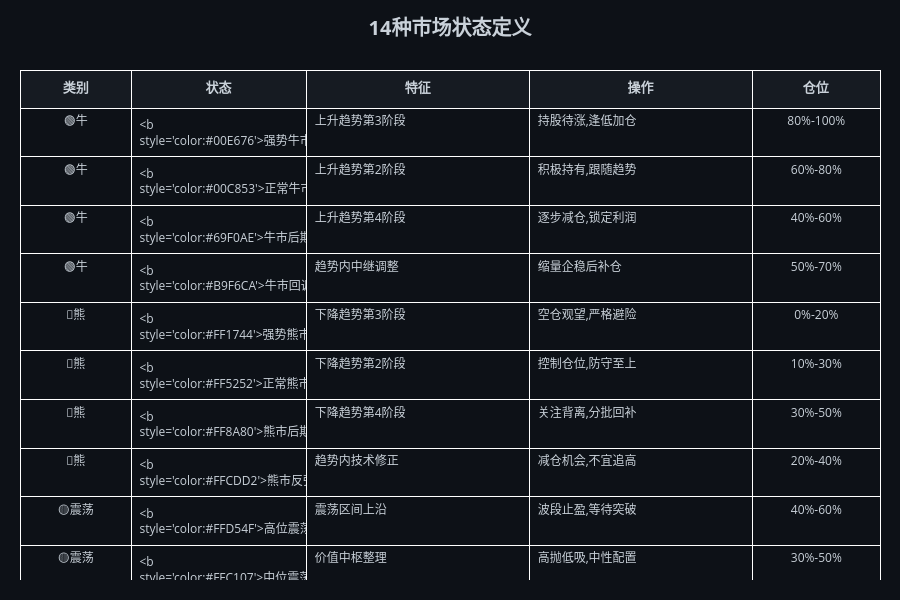

The cell this chart's notebook holds for it:
### Markdown cell above
---

## 8️⃣ 14种市场状态定义

TRQuant 市场状态分类体系标准定义。

### Code cell
# 14种市场状态定义
fig_states = plot_14_states_definition()
fig_states.show()

### Figure 1 — Plotly figure (JSON) as saved in the notebook; plotly's stock layout.template omitted (floating-point values rounded to 4 significant figures)
{"data": [{"cells": {"align": ["center", "left", "left", "left", "center"], "fill": {"color": "#0d1117"}, "font": {"color": "#c9d1d9", "size": 12}, "height": 30, "values": [["🟢牛", "🟢牛", "🟢牛", "🟢牛", "🔴熊", "🔴熊", "🔴熊", "🔴熊", "🟡震荡", "🟡震荡", "🟡震荡", "🟡震荡", "🔵转折", "🔵转折"], ["<b style='color:#00E676'>强势牛市</b>", "<b style='color:#00C853'>正常牛市</b>", "<b style='color:#69F0AE'>牛市后期</b>", "<b style='color:#B9F6CA'>牛市回调</b>", "<b style='color:#FF1744'>强势熊市</b>", "<b style='color:#FF5252'>正常熊市</b>", "<b style='color:#FF8A80'>熊市后期</b>", "<b style='color:#FFCDD2'>熊市反弹</b>", "<b style='color:#FFD54F'>高位震荡</b>", "<b style='color:#FFC107'>中位震荡</b>", "<b style='color:#FFCA28'>低位震荡</b>", "<b style='color:#FFE082'>宽幅震荡</b>", "<b style='color:#448AFF'>底部反转</b>", "<b style='color:#F44336'>顶部反转</b>"], ["上升趋势第3阶段", "上升趋势第2阶段", "上升趋势第4阶段", "趋势内中继调整", "下降趋势第3阶段", "下降趋势第2阶段", "下降趋势第4阶段", "趋势内技术修正", "震荡区间上沿", "价值中枢整理", "震荡区间下沿", "波动率放大阶段", "趋势由降转升", "趋势由升转降"], ["持股待涨,逢低加仓", "积极持有,跟随趋势", "逐步减仓,锁定利润", "缩量企稳后补仓", "空仓观望,严格避险", "控制仓位,防守至上", "关注背离,分批回补", "减仓机会,不宜追高", "波段止盈,等待突破", "高抛低吸,中性配置", "逢低吸纳,注意破位", "轻仓交易,扩大止损", "确认信号,右侧建仓", "果断离场,现金为王"], ["80%-100%", "60%-80%", "40%-60%", "50%-70%", "0%-20%", "10%-30%", "30%-50%", "20%-40%", "40%-60%", "30%-50%", "40%-60%", "30%-50%", "50%-70%", "20%-40%"]]}, "columnwidth": [70, 110, 140, 140, 80], "header": {"align": "center", "fill": {"color": "#161b22"}, "font": {"color": "#c9d1d9", "size": 13}, "height": 38, "values": ["<b>类别</b>", "<b>状态</b>", "<b>特征</b>", "<b>操作</b>", "<b>仓位</b>"]}, "type": "table"}], "layout": {"height": 600, "margin": {"b": 20, "l": 20, "r": 20, "t": 70}, "paper_bgcolor": "#0d1117", "title": {"font": {"color": "#c9d1d9", "size": 20}, "text": "<b>14种市场状态定义</b>", "x": 0.5}}}
